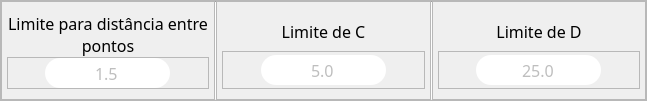
                 <widget class="QFrame" name="frame_19">
                  <property name="frameShape">
                   <enum>QFrame::StyledPanel</enum>
                  </property>
                  <property name="frameShadow">
                   <enum>QFrame::Raised</enum>
                  </property>
                  <layout class="QHBoxLayout" name="horizontalLayout_8">
                   <property name="spacing">
                    <number>0</number>
                   </property>
                   <property name="leftMargin">
                    <number>0</number>
                   </property>
                   <property name="topMargin">
                    <number>0</number>
                   </property>
                   <property name="rightMargin">
                    <number>0</number>
                   </property>
                   <property name="bottomMargin">
                    <number>0</number>
                   </property>
                   <item>
                    <widget class="QFrame" name="frame_21">
                     <property name="minimumSize">
                      <size>
                       <width>214</width>
                       <height>0</height>
                      </size>
                     </property>
                     <property name="maximumSize">
                      <size>
                       <width>214</width>
                       <height>16777215</height>
                      </size>
                     </property>
                     <property name="frameShape">
                      <enum>QFrame::StyledPanel</enum>
                     </property>
                     <property name="frameShadow">
                      <enum>QFrame::Raised</enum>
                     </property>
                     <layout class="QVBoxLayout" name="verticalLayout_14">
                      <property name="spacing">
                       <number>0</number>
                      </property>
                      <property name="leftMargin">
                       <number>5</number>
                      </property>
                      <property name="topMargin">
                       <number>10</number>
                      </property>
                      <property name="rightMargin">
                       <number>5</number>
                      </property>
                      <property name="bottomMargin">
                       <number>10</number>
                      </property>
                      <item>
                       <widget class="QLabel" name="label_6">
                        <property name="minimumSize">
                         <size>
                          <width>0</width>
                          <height>25</height>
                         </size>
                        </property>
                        <property name="maximumSize">
                         <size>
                          <width>16777215</width>
                          <height>50</height>
                         </size>
                        </property>
                        <property name="font">
                         <font>
                          <family>Equinox Bold</family>
                          <pointsize>12</pointsize>
                         </font>
                        </property>
                        <property name="text">
                         <string>Limite para distância entre pontos</string>
                        </property>
                        <property name="alignment">
                         <set>Qt::AlignCenter</set>
                        </property>
                        <property name="wordWrap">
                         <bool>true</bool>
                        </property>
                       </widget>
                      </item>
                      <item>
                       <widget class="QFrame" name="frame_27">
                        <property name="frameShape">
                         <enum>QFrame::StyledPanel</enum>
                        </property>
                        <property name="frameShadow">
                         <enum>QFrame::Raised</enum>
                        </property>
                        <layout class="QHBoxLayout" name="horizontalLayout_13">
                         <property name="spacing">
                          <number>0</number>
                         </property>
                         <property name="leftMargin">
                          <number>0</number>
                         </property>
                         <property name="topMargin">
                          <number>0</number>
                         </property>
                         <property name="rightMargin">
                          <number>0</number>
                         </property>
                         <property name="bottomMargin">
                          <number>0</number>
                         </property>
                         <item>
                          <widget class="QLineEdit" name="le_var_dist_pts">
                           <property name="enabled">
                            <bool>false</bool>
                           </property>
                           <property name="minimumSize">
                            <size>
                             <width>125</width>
                             <height>30</height>
                            </size>
                           </property>
                           <property name="maximumSize">
                            <size>
                             <width>125</width>
                             <height>30</height>
                            </size>
                           </property>
                           <property name="font">
                            <font>
                             <family>Equinox Bold</family>
                             <pointsize>12</pointsize>
                            </font>
                           </property>
                           <property name="styleSheet">
                            <string notr="true">* {
	border-radius: 15;
}</string>
                           </property>
                           <property name="text">
                            <string>1.5</string>
                           </property>
                           <property name="alignment">
                            <set>Qt::AlignCenter</set>
                           </property>
                          </widget>
                         </item>
                        </layout>
                       </widget>
                      </item>
                     </layout>
                    </widget>
                   </item>
                   <item>
                    <widget class="Line" name="line_12">
                     <property name="minimumSize">
                      <size>
                       <width>1</width>
                       <height>0</height>
                      </size>
                     </property>
                     <property name="maximumSize">
                      <size>
                       <width>1</width>
                       <height>16777215</height>
                      </size>
                     </property>
                     <property name="orientation">
                      <enum>Qt::Vertical</enum>
                     </property>
                    </widget>
                   </item>
                   <item>
                    <widget class="QFrame" name="frame_22">
                     <property name="minimumSize">
                      <size>
                       <width>215</width>
                       <height>0</height>
                      </size>
                     </property>
                     <property name="maximumSize">
                      <size>
                       <width>215</width>
                       <height>16777215</height>
                      </size>
                     </property>
                     <property name="frameShape">
                      <enum>QFrame::StyledPanel</enum>
                     </property>
                     <property name="frameShadow">
                      <enum>QFrame::Raised</enum>
                     </property>
                     <layout class="QVBoxLayout" name="verticalLayout_16">
                      <property name="spacing">
                       <number>0</number>
                      </property>
                      <property name="leftMargin">
                       <number>5</number>
                      </property>
                      <property name="topMargin">
                       <number>10</number>
                      </property>
                      <property name="rightMargin">
                       <number>5</number>
                      </property>
                      <property name="bottomMargin">
                       <number>10</number>
                      </property>
                      <item>
                       <widget class="QLabel" name="label_7">
                        <property name="minimumSize">
                         <size>
                          <width>0</width>
                          <height>25</height>
                         </size>
                        </property>
                        <property name="maximumSize">
                         <size>
                          <width>16777215</width>
                          <height>50</height>
                         </size>
                        </property>
                        <property name="font">
                         <font>
                          <family>Equinox Bold</family>
                          <pointsize>12</pointsize>
                         </font>
                        </property>
                        <property name="text">
                         <string>Limite de C</string>
                        </property>
                        <property name="alignment">
                         <set>Qt::AlignCenter</set>
                        </property>
                        <property name="wordWrap">
                         <bool>true</bool>
                        </property>
                       </widget>
                      </item>
                      <item>
                       <widget class="QFrame" name="frame_28">
                        <property name="frameShape">
                         <enum>QFrame::StyledPanel</enum>
                        </property>
                        <property name="frameShadow">
                         <enum>QFrame::Raised</enum>
                        </property>
                        <layout class="QHBoxLayout" name="horizontalLayout_11">
                         <property name="spacing">
                          <number>0</number>
                         </property>
                         <property name="leftMargin">
                          <number>0</number>
                         </property>
                         <property name="topMargin">
                          <number>0</number>
                         </property>
                         <property name="rightMargin">
                          <number>0</number>
                         </property>
                         <property name="bottomMargin">
                          <number>0</number>
                         </property>
                         <item>
                          <widget class="QLineEdit" name="le_var_c">
                           <property name="enabled">
                            <bool>false</bool>
                           </property>
                           <property name="minimumSize">
                            <size>
                             <width>125</width>
                             <height>30</height>
                            </size>
                           </property>
                           <property name="maximumSize">
                            <size>
                             <width>125</width>
                             <height>30</height>
                            </size>
                           </property>
                           <property name="font">
                            <font>
                             <family>Equinox Bold</family>
                             <pointsize>12</pointsize>
                            </font>
                           </property>
                           <property name="styleSheet">
                            <string notr="true">* {
	border-radius: 15;
}</string>
                           </property>
                           <property name="text">
                            <string>5.0</string>
                           </property>
                           <property name="alignment">
                            <set>Qt::AlignCenter</set>
                           </property>
                          </widget>
                         </item>
                        </layout>
                       </widget>
                      </item>
                     </layout>
                    </widget>
                   </item>
                   <item>
                    <widget class="Line" name="line_13">
                     <property name="minimumSize">
                      <size>
                       <width>1</width>
                       <height>0</height>
                      </size>
                     </property>
                     <property name="maximumSize">
                      <size>
                       <width>1</width>
                       <height>16777215</height>
                      </size>
                     </property>
                     <property name="orientation">
                      <enum>Qt::Vertical</enum>
                     </property>
                    </widget>
                   </item>
                   <item>
                    <widget class="QFrame" name="frame_23">
                     <property name="minimumSize">
                      <size>
                       <width>214</width>
                       <height>0</height>
                      </size>
                     </property>
                     <property name="maximumSize">
                      <size>
                       <width>214</width>
                       <height>16777215</height>
                      </size>
                     </property>
                     <property name="frameShape">
                      <enum>QFrame::StyledPanel</enum>
                     </property>
                     <property name="frameShadow">
                      <enum>QFrame::Raised</enum>
                     </property>
                     <layout class="QVBoxLayout" name="verticalLayout_17">
                      <property name="spacing">
                       <number>0</number>
                      </property>
                      <property name="leftMargin">
                       <number>5</number>
                      </property>
                      <property name="topMargin">
                       <number>10</number>
                      </property>
                      <property name="rightMargin">
                       <number>5</number>
                      </property>
                      <property name="bottomMargin">
                       <number>10</number>
                      </property>
                      <item>
                       <widget class="QLabel" name="label_8">
                        <property name="minimumSize">
                         <size>
                          <width>0</width>
                          <height>25</height>
                         </size>
                        </property>
                        <property name="maximumSize">
                         <size>
                          <width>16777215</width>
                          <height>50</height>
                         </size>
                        </property>
                        <property name="font">
                         <font>
                          <family>Equinox Bold</family>
                          <pointsize>12</pointsize>
                         </font>
                        </property>
                        <property name="text">
                         <string>Limite de D</string>
                        </property>
                        <property name="alignment">
                         <set>Qt::AlignCenter</set>
                        </property>
                        <property name="wordWrap">
                         <bool>true</bool>
                        </property>
                       </widget>
                      </item>
                      <item>
                       <widget class="QFrame" name="frame_29">
                        <property name="frameShape">
                         <enum>QFrame::StyledPanel</enum>
                        </property>
                        <property name="frameShadow">
                         <enum>QFrame::Raised</enum>
                        </property>
                        <layout class="QHBoxLayout" name="horizontalLayout_12">
                         <property name="spacing">
                          <number>0</number>
                         </property>
                         <property name="leftMargin">
                          <number>0</number>
                         </property>
                         <property name="topMargin">
                          <number>0</number>
                         </property>
                         <property name="rightMargin">
                          <number>0</number>
                         </property>
                         <property name="bottomMargin">
                          <number>0</number>
                         </property>
                         <item>
                          <widget class="QLineEdit" name="le_var_d">
                           <property name="enabled">
                            <bool>false</bool>
                           </property>
                           <property name="minimumSize">
                            <size>
                             <width>125</width>
                             <height>30</height>
                            </size>
                           </property>
                           <property name="maximumSize">
                            <size>
                             <width>125</width>
                             <height>30</height>
                            </size>
                           </property>
                           <property name="font">
                            <font>
                             <family>Equinox Bold</family>
                             <pointsize>12</pointsize>
                            </font>
                           </property>
                           <property name="styleSheet">
                            <string notr="true">* {
	border-radius: 15;
}</string>
                           </property>
                           <property name="text">
                            <string>25.0</string>
                           </property>
                           <property name="alignment">
                            <set>Qt::AlignCenter</set>
                           </property>
                          </widget>
                         </item>
                        </layout>
                       </widget>
                      </item>
                     </layout>
                    </widget>
                   </item>
                  </layout>
                 </widget>
